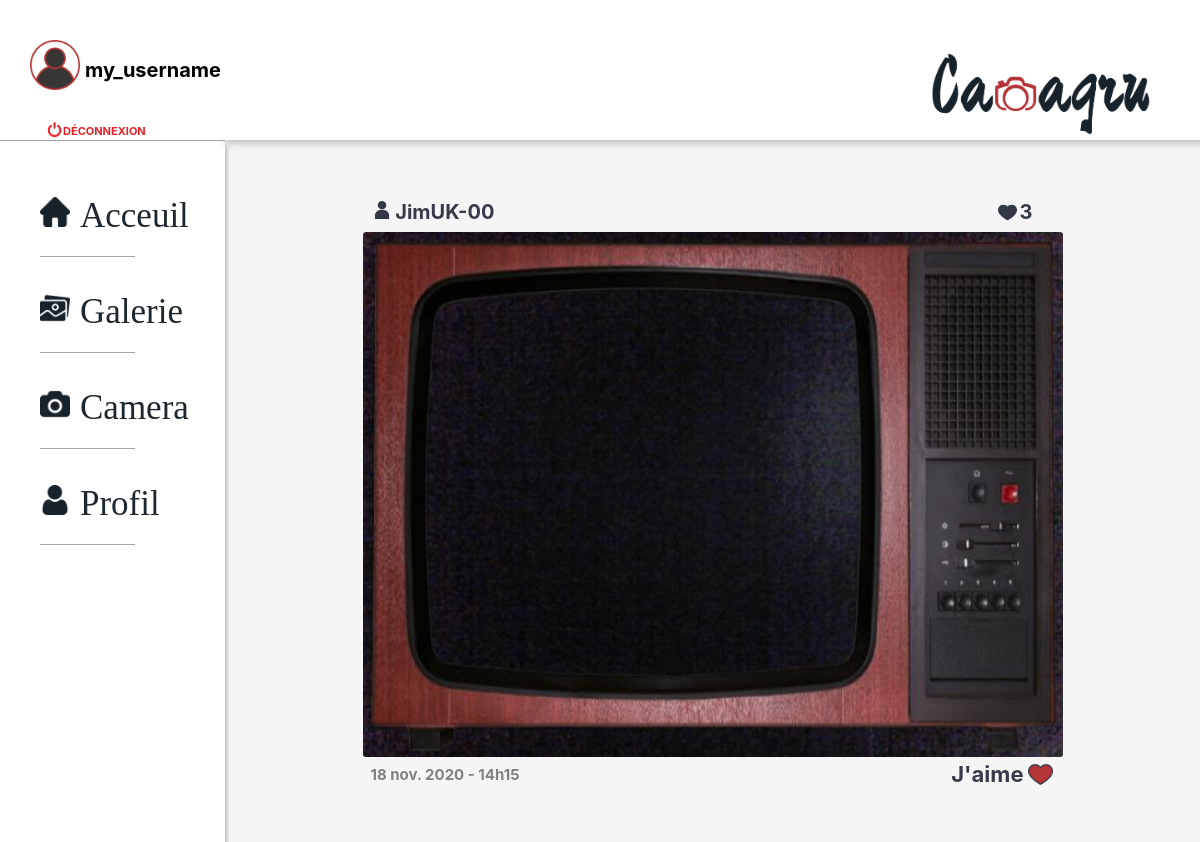
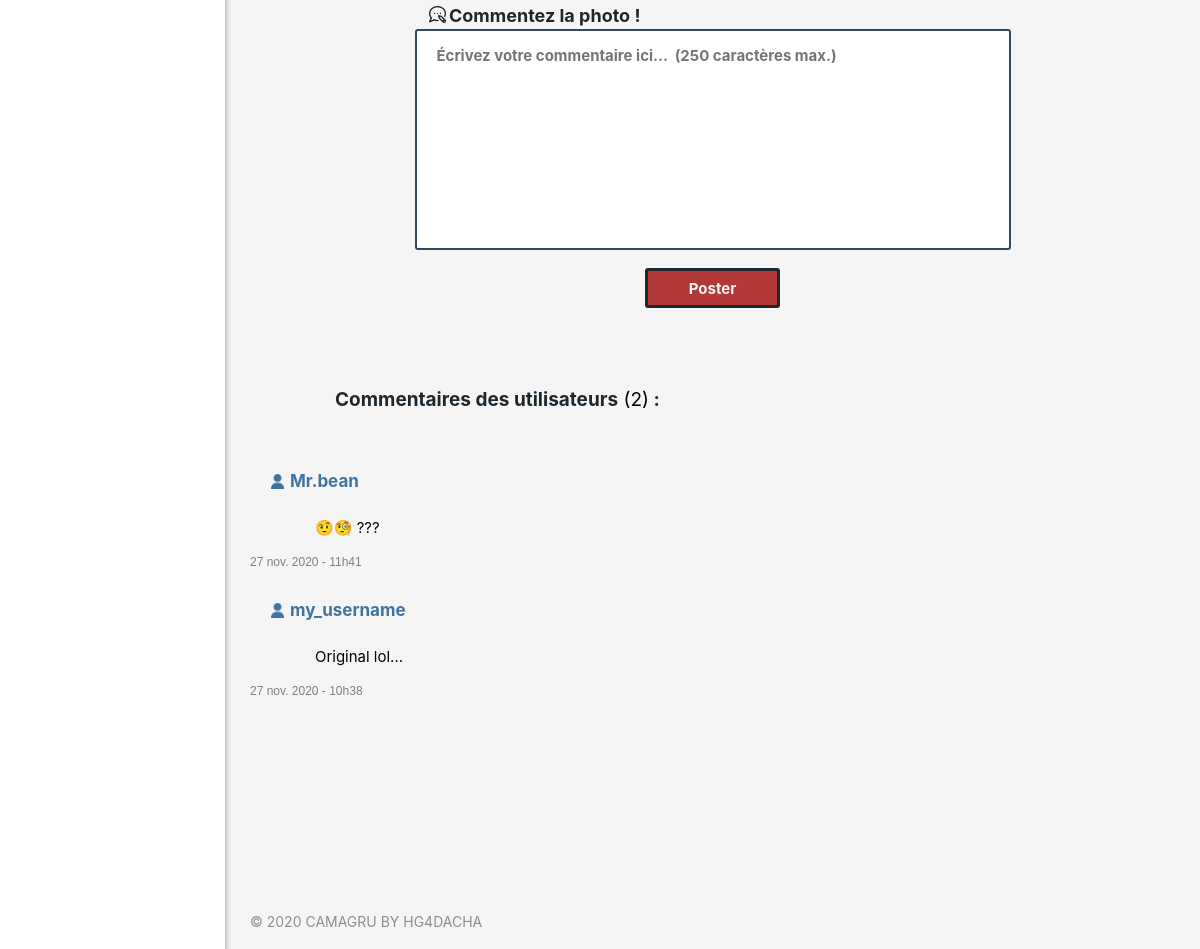
Page /view/picture.php?username=JimUK-00&pictureID=454110673654 (signed in) on the committed database (2 pictures, top to bottom).
### tables this page shows
CREATE TABLE `user_pictures` (
  `id` int(11) NOT NULL,
  `id_user` int(11) NOT NULL,
  `picture_id` varchar(255) NOT NULL,
  `picture_path` varchar(255) NOT NULL,
  `hour_picture` varchar(255) NOT NULL,
  `date_picture` varchar(255) NOT NULL
);

CREATE TABLE `comments` (
  `id` int(11) NOT NULL,
  `picture_id` varchar(255) NOT NULL,
  `author_id` int(11) NOT NULL,
  `id_picture_user` int(11) NOT NULL,
  `comment` varchar(255) NOT NULL,
  `hour_comment` varchar(255) NOT NULL,
  `date_comment` varchar(255) NOT NULL
);

CREATE TABLE `users` (
  `id` int(11) NOT NULL,
  `lastname` varchar(255) NOT NULL,
  `firstname` varchar(255) NOT NULL,
  `email` varchar(255) NOT NULL,
  `username` varchar(255) NOT NULL,
  `passwordUsr` varchar(255) NOT NULL,
  `notif` tinyint(1) NOT NULL,
  `keyUsr` varchar(255) NOT NULL,
  `tokenUsr` tinyint(1) NOT NULL,
  `idCTRL` varchar(255) NOT NULL
);

### controller/picture_get.php (called while the page is built)
<?php
require_once($_SERVER['DOCUMENT_ROOT']."/camagru/model/sqlFunctions.php");
if((isset($_GET['username']) && isset($_GET['pictureID'])) && (!empty($_GET['username']) && !empty($_GET['pictureID'])))
{
    $username = htmlspecialchars($_GET['username']);
    $pictureID = htmlspecialchars($_GET['pictureID']);
    $idUsr = recup_idUsr_byUsrname($username);
    $idUsr = intval($idUsr[0]);
    $match = id_and_username_verif($idUsr, $pictureID);
    if ($match === 1) {
        $picture = recup_pict_info($idUsr, $pictureID);
        $usrName = $username;
        $idPict = $pictureID;
        $comments = get_comments($idPict);
        $numbComments = get_comments_number($idPict);
        function idUsername($id_user) {
            $id_user = intval($id_user);
            return recup_username_byID($id_user);
        }
        function checkLike($id_user, $picture_id) {
            $id_user = intval($id_user);
            return check_like_user($id_user, $picture_id);
        }
        function checkNumbLikes($picture_id) {
            return check_numb_like($picture_id);
        }
    }
    else {
        header('location: /camagru/view/404.html');
    }
}
else
{
    header('location: /camagru/view/home.php');
    exit;
}
?>

### model/sqlFunctions.php (called while the page is built, shortened)
<?php
function recup_username_byID($id_user) {
    $dbc = db_connex();
    $reqID = $dbc->prepare("SELECT username FROM users WHERE id = :id_user");
    $reqID->bindValue(':id_user', $id_user, PDO::PARAM_INT);
    $reqID->execute();
    return $reqID->fetch();
}
function recup_idUsr_byUsrname($usrName) {
    $dbc = db_connex();
    $reqID = $dbc->prepare("SELECT id FROM users WHERE username = :usrName");
    $reqID->bindValue(':usrName', $usrName, PDO::PARAM_STR);
    $reqID->execute();
    return $reqID->fetch();
}
function recup_pict_info($idUsr, $idPict) {
    $dbc = db_connex();
    $reqCtrl = $dbc->prepare("SELECT * FROM user_pictures WHERE id_user = :idUsr AND picture_id = :idPict");
    $reqCtrl->bindValue(':idUsr', $idUsr, PDO::PARAM_INT);
    $reqCtrl->bindValue(':idPict', $idPict, PDO::PARAM_STR);
    $reqCtrl->execute();
    return $reqCtrl->fetch();
}
function get_comments($picture_id)
{
    $dbc = db_connex();
    $reqCtrl = $dbc->prepare("SELECT author_id, comment, hour_comment, date_comment FROM comments WHERE picture_id = :picture_id ORDER BY id DESC");
    $reqCtrl->bindValue(':picture_id', $picture_id, PDO::PARAM_STR);
    $reqCtrl->execute();
    return $reqCtrl->fetchAll();
}
function get_comments_number($picture_id)
{
    $dbc = db_connex();
    $reqCtrl = $dbc->prepare("SELECT id FROM comments WHERE picture_id = :picture_id");
    $reqCtrl->bindValue(':picture_id', $picture_id, PDO::PARAM_STR);
    $reqCtrl->execute();
    return $reqCtrl->rowCount();
}
function check_like_user($id_user, $picture_id)
{
    $dbc = db_connex();
    $reqCtrl = $dbc->prepare("SELECT id FROM likes WHERE picture_id = :picture_id AND id_user = :id_user");
    $reqCtrl->bindValue(':picture_id', $picture_id, PDO::PARAM_STR);
    $reqCtrl->bindValue(':id_user', $id_user, PDO::PARAM_INT);
    $reqCtrl->execute();
    return $reqCtrl->rowCount();
}
function check_numb_like($picture_id)
{
    $dbc = db_connex();
    $reqCtrl = $dbc->prepare("SELECT id FROM likes WHERE picture_id = :picture_id");
    $reqCtrl->bindValue(':picture_id', $picture_id, PDO::PARAM_STR);
    $reqCtrl->execute();
    return $reqCtrl->rowCount();
}
?>

### view/picture.php (the view, shortened to what this page needs)
<?php
require_once($_SERVER['DOCUMENT_ROOT']."/camagru/controller/picture_get.php");
?>
<!DOCTYPE html>
<html lang="en">
<head>
    <link rel="stylesheet" href="/camagru/public/css/picture.css" />
</head>
<body>
    <div id="contenu">
        <?php include("includes/header.php") ?>
        <nav>
            <ul>
                <li class="this"><a href="/camagru/view/home.php" class="this"><img id="home" src="/camagru/public/pictures/home_black.png" alt="Acceuil">Acceuil</a></li>
                <div class="border"></div>
                <li class="other"><a href="/camagru/view/gallery.php" class="other"><img id="gallery" src="/camagru/public/pictures/gallery_black.png" alt="Galerie">Galerie</a></li>
                <div class="border"></div>
                <li class="other"><a href="/camagru/view/camera.php" class="other"><img id="camera" src="/camagru/public/pictures/camera_black.png" alt="Camera">Camera</a></li>
                <div class="border"></div>
                <li class="other"><a href="/camagru/view/profile.php" class="other"><img id="profile" src="/camagru/public/pictures/profile_black.png" alt="Profile">Profil</a></li>
                <div class="border"></div>
            </ul>
        </nav>
        <section>
            <div id="left">
                <div id="usrname-and-likes">
                    <div>
                        <h1 id="picture-of">
                            <img id="logo-username" src="/camagru/public/pictures/logo-username.png" alt="logo-username">
                        <?= $usrName ?></h1>
                    </div>
                    <div id="likes-number">
                    <img id="likes-likes" src="/camagru/public/pictures/like02.png" alt="likes">
                    <p id="number-of-likes"><?php echo(checkNumbLikes($idPict)); ?></p>
                    </div>
                </div>
                <img id="<?= $idPict ?>" class="usr-image" src="<?= $picture['picture_path'] ?>" alt="Photo de <?= $usrName ?>">
                <div id="time-and-like">
                    <span id="time"><?=$picture['date_picture'].' - '.$picture['hour_picture'] ?></span>
                    <div id="liker-and-heart">
                        <p id="liker">J'aime</p>
                        <?php if (isset($_SESSION['id'])) {
                                $like_state = checkLike($_SESSION['id'], $idPict);
                                if ($like_state == 0) { ?>
                        <img id="heart" src="/camagru/public/pictures/like00.png" alt="like">
                        <?php   } else if ($like_state == 1) { ?>
                        <img id="heart" src="/camagru/public/pictures/like01.png" alt="like">
                        <?php   }
                            } ?>
                    </div>
                </div>
            </div>
            <form id="form-submit">
                <div id="form-div">
                    <label for="champs" id="comment-picture"><img id="comment-logo" src="/camagru/public/pictures/comments00.png" alt="commentaire">Commentez la photo !</label>
                    <textarea id="champs" name="comment" placeholder="Écrivez votre commentaire ici...  (250 caractères max.)" maxlength="250" required></textarea>
                    <button id="button">Poster</button>
                </div>
            </form>
            <div id="users-comments">
                <h2 id="usrCom-tittle">Commentaires des utilisateurs<span id="number-of-com"><?php if ($numbComments > 0) { echo(' ('.$numbComments.')'); } ?></span> :</h2>
                <?php if ($comments == NULL) { ?>
                <p id="no-photo">Cette photo n'as pas encore de commentaires</p>
                <?php } else { ?>
                <div id="com-com">
                    <?php foreach($comments as $comm) { ?>
                        <div class="comment-div">
                            <div class="logo-user-div">
                                <img class="logo-username2" src="/camagru/public/pictures/logo-username2.png" alt="logo">
                                <h3 class="author-comm"><?php $autho_comment = idUsername($comm['author_id']); echo($autho_comment[0]); ?></h3>
                            </div>
                            <p class="comment_author"><?= $comm['comment'] ?></p>
                            <small class="comment-time"><?= $comm['date_comment'].' - '.$comm['hour_comment'] ?></small>
                        </div>
                    <?php } } ?>
                </div>
            </div>
        </section>
        <?php include("includes/footer.php") ?>
    </div>
</body>
</html>

### rows in the picture
user_pictures: picture_path (picture), date_picture "18 nov. 2020", hour_picture "14h15"
comments: author.username "Mr.bean", comment "🤨🧐 ???", date_comment "27 nov. 2020", hour_comment "11h41"
comments: author.username "my_username", comment "Original lol...", date_comment "27 nov. 2020", hour_comment "10h38"

### other values in the picture
$_SESSION['username'] "my_username"
$usrName "JimUK-00"
checkNumbLikes($idPict) "3"
$numbComments "2"
